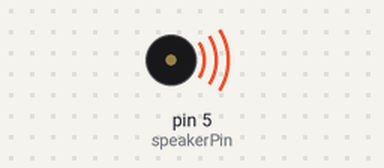
Recording of a sketch running on a simulated Arduino Uno, built with avr-gcc and run on an emulated ATmega328P. On the bench: buzzer (waves = sounding).

Above: at 0.5 s.
Timing chart, 0 to 4.6 s (numbered marks = the images above):
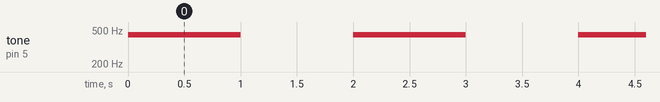

The sketch:

sketch05_01_tone_1.ino
```cpp
/* サウンドプログラム。「ラ」の音を1秒間隔で鳴らす。その1 */

const int speakerPin = 5; // スピーカーをD5に接続

void setup() {
}

void loop() {
  tone(speakerPin, 440); // 440Hzの音を鳴らす
  delay(1000);           // 1000ms待つ
  noTone(speakerPin);    // スピーカーの音を止める
  delay(1000);           // 1000ms待つ
}
```

Measured:
- by itself, tone on pin 5 (speakerPin): alternates 440 Hz for 1.0 s and silent for 1.0 s
